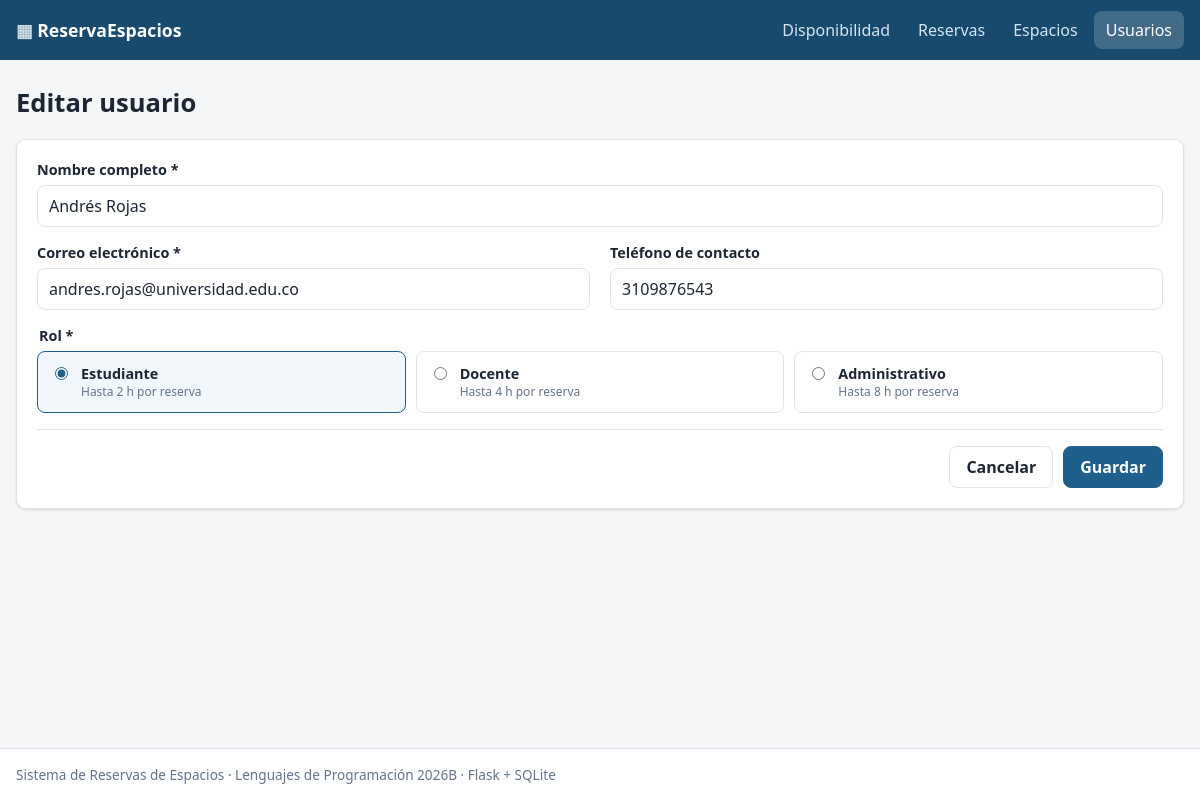
/usuarios/2/editar, run on the app's committed database.
### tables this page shows
CREATE TABLE usuarios (
    id        INTEGER PRIMARY KEY AUTOINCREMENT,
    nombre    TEXT NOT NULL CHECK (length(trim(nombre)) > 0),
    correo    TEXT NOT NULL UNIQUE CHECK (correo LIKE '%_@_%._%'),
    rol       TEXT NOT NULL CHECK (rol IN ('estudiante', 'docente', 'administrativo')),
    telefono  TEXT NOT NULL DEFAULT ''
);

### app/controllers/usuario_controller.py (the view, shortened to what this page needs)
@bp.route("/<int:usuario_id>/editar", methods=["GET", "POST"])
def editar(usuario_id: int):
    repositorio = RepositorioUsuarios()
    datos = repositorio.obtener(usuario_id).a_dict()
    return _formulario(datos, "Editar usuario", usuario_id)

### app/controllers/usuario_controller.py (called while the page is built)
def _formulario(datos, titulo: str, usuario_id: int | None = None):
    return render_template(
        "usuarios/formulario.html", datos=datos, titulo=titulo, usuario_id=usuario_id, roles=Usuario.roles()
    )

### app/models/base.py (called while the page is built)
    @property
    def id(self) -> int | None:
        return self._id

    @id.setter
    def id(self, valor) -> None:
        self._id = int(valor) if valor not in (None, "") else None

    @property
    def conexion(self) -> sqlite3.Connection:
        return self._conexion if self._conexion is not None else BaseDatos.conexion()

    def obtener(self, id_: int | None) -> T:
        fila = self.conexion.execute(f"SELECT * FROM {self.tabla} WHERE id = ?", (id_,)).fetchone()
        if fila is None:
            raise EntidadNoEncontradaError(f"No existe un {self.nombre_entidad} con id {id_}.")
        return self._a_entidad(fila)

### app/models/database.py (called while the page is built)
    @staticmethod
    def conectar(ruta: str) -> sqlite3.Connection:
        conexion = sqlite3.connect(ruta)
        conexion.row_factory = sqlite3.Row
        conexion.execute("PRAGMA foreign_keys = ON")
        return conexion

    @classmethod
    def conexion(cls) -> sqlite3.Connection:
        if "db" not in g:
            g.db = cls.conectar(current_app.config["DATABASE"])
        return g.db

    @staticmethod
    def cerrar(_error=None) -> None:
        conexion = g.pop("db", None)
        if conexion is not None:
            conexion.close()

### app/models/usuario.py (called while the page is built)
    @classmethod
    def crear(cls, rol: str, **datos) -> "Usuario":
        tipo = cls._tipos.get(str(rol or "").strip().lower())
        if tipo is None:
            raise ValidacionError("Seleccione un rol válido: estudiante, docente o administrativo.")
        return tipo(**datos)

    @classmethod
    def roles(cls) -> list[dict]:
        return [
            {"valor": rol, "etiqueta": tipo.ETIQUETA, "max_horas": tipo.MAX_HORAS}
            for rol, tipo in cls._tipos.items()
        ]

    @property
    def rol(self) -> str:
        return self.ROL

    @property
    def nombre(self) -> str:
        return self._nombre

    @nombre.setter
    def nombre(self, valor) -> None:
        self._nombre = v.texto(valor, "nombre", maximo=100)

    @property
    def correo(self) -> str:
        return self._correo

    @correo.setter
    def correo(self, valor) -> None:
        self._correo = v.correo(valor)

    @property
    def telefono(self) -> str:
        return self._telefono

    @telefono.setter
    def telefono(self, valor) -> None:
        self._telefono = v.telefono(valor)

### app/templates/usuarios/formulario.html (shortened to what this page needs)
{% extends "base.html" %}
{% block contenido %}
<section class="encabezado"><h1>{{ titulo }}</h1></section>
<form method="post" class="panel formulario" novalidate data-validar>
    <div class="campo campo--ancho">
        <label for="nombre">Nombre completo *</label>
        <input id="nombre" name="nombre" required maxlength="100" value="{{ datos.get('nombre', '') }}">
    </div>
    <div class="campo">
        <label for="correo">Correo electrónico *</label>
        <input id="correo" name="correo" type="email" required maxlength="120" value="{{ datos.get('correo', '') }}" placeholder="nombre@universidad.edu.co">
    </div>
    <div class="campo">
        <label for="telefono">Teléfono de contacto</label>
        <input id="telefono" name="telefono" maxlength="20" pattern="\+?[\d\s()\-]{7,20}" value="{{ datos.get('telefono', '') }}" data-mensaje="Use solo dígitos, espacios, guiones y +.">
    </div>
    <fieldset class="campo campo--ancho">
        <legend>Rol *</legend>
        <div class="opciones-rol">
        {% for rol in roles %}
            <label class="opcion-rol">
                <input type="radio" name="rol" value="{{ rol.valor }}" required {{ 'checked' if datos.get('rol') == rol.valor }}>
                <span><strong>{{ rol.etiqueta }}</strong><small>Hasta {{ rol.max_horas }} h por reserva</small></span>
            </label>
        {% endfor %}
        </div>
    </fieldset>
    <div class="formulario__acciones campo--ancho">
        <a class="boton" href="{{ url_for('usuarios.listar') }}">Cancelar</a>
        <button class="boton boton--primario" type="submit">Guardar</button>
    </div>
</form>
{% endblock %}

### app/static/css/estilos.css (style rules this page uses)
:root { --fondo: #f4f6f8; --superficie: #ffffff; --texto: #1d2733; --sutil: #64748b; --borde: #dfe4ea; --primario: #1f5f8b; --primario-oscuro: #174a6d; --exito: #1f7a4d; --exito-fondo: #e6f4ec; --error: #b42318; --error-fondo: #fdecea; --aviso: #8a5a00; --aviso-fondo: #fff4d6; --libre: #e8f5ee; --libre-hover: #c9ead7; --reservado: #dbe8f4; --reservado-borde: #1f5f8b; --cerrado: #eceff2; --radio: 10px; --sombra: 0 1px 2px rgba(16, 24, 40, 0.06), 0 1px 3px rgba(16, 24, 40, 0.08); font-family: "Segoe UI", system-ui, -apple-system, Roboto, sans-serif; color: var(--texto); background: var(--fondo); }
* { box-sizing: border-box; }
body { margin: 0; min-height: 100vh; display: flex; flex-direction: column; }
a { color: var(--primario); }
h1, h2 { margin: 0; line-height: 1.2; }
h1 { font-size: 1.6rem; }
.encabezado { display: flex; justify-content: space-between; align-items: flex-end; gap: 16px; margin-bottom: 20px; flex-wrap: wrap; }
.panel { background: var(--superficie); border: 1px solid var(--borde); border-radius: var(--radio); padding: 20px; box-shadow: var(--sombra); margin-bottom: 20px; }
.boton { display: inline-flex; align-items: center; justify-content: center; gap: 6px; padding: 9px 16px; border-radius: 8px; border: 1px solid var(--borde); background: var(--superficie); color: var(--texto); font: inherit; font-weight: 600; text-decoration: none; cursor: pointer; transition: background 0.15s, border-color 0.15s; }
.boton--primario { background: var(--primario); border-color: var(--primario); color: #fff; }
.formulario { display: grid; grid-template-columns: repeat(2, minmax(0, 1fr)); gap: 16px 20px; }
.campo { display: flex; flex-direction: column; gap: 6px; border: none; margin: 0; padding: 0; min-width: 0; }
.campo--ancho { grid-column: 1 / -1; }
label, legend { font-weight: 600; font-size: 0.9rem; }
input, select, textarea { font: inherit; padding: 9px 11px; border: 1px solid var(--borde); border-radius: 8px; background: #fff; color: var(--texto); width: 100%; }
.formulario__acciones { display: flex; justify-content: flex-end; gap: 10px; border-top: 1px solid var(--borde); padding-top: 16px; }
.opciones-rol { display: grid; grid-template-columns: repeat(auto-fit, minmax(170px, 1fr)); gap: 10px; margin-top: 6px; }
.opcion-rol { display: flex; gap: 10px; align-items: flex-start; border: 1px solid var(--borde); border-radius: 8px; padding: 12px; cursor: pointer; font-weight: 400; }
.opcion-rol:has(input:checked) { border-color: var(--primario); background: #f2f7fb; }
.opcion-rol input { width: auto; margin-top: 3px; accent-color: var(--primario); }
.opcion-rol span { display: flex; flex-direction: column; }
.opcion-rol small { color: var(--sutil); }

### data on the page
usuarios: nombre "Andrés Rojas", telefono "3109876543", etiqueta "Estudiante", max_horas "2"

### other printed values
{{ titulo }} "Editar usuario"
{{ rol.etiqueta }} "Docente" "Administrativo"
{{ rol.max_horas }} "4" "8"
